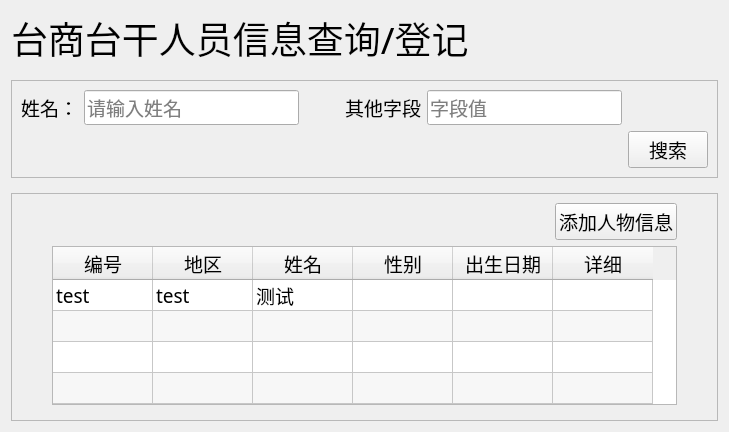
<?xml version="1.0" encoding="UTF-8"?>
<ui version="4.0">
 <class>Form</class>
 <widget class="QWidget" name="Form">
  <property name="geometry">
   <rect>
    <x>0</x>
    <y>0</y>
    <width>729</width>
    <height>432</height>
   </rect>
  </property>
  <property name="font">
   <font>
    <family>黑体</family>
    <pointsize>14</pointsize>
   </font>
  </property>
  <property name="windowTitle">
   <string>Form</string>
  </property>
  <layout class="QVBoxLayout" name="verticalLayout">
   <property name="spacing">
    <number>15</number>
   </property>
   <item>
    <widget class="QLabel" name="label">
     <property name="font">
      <font>
       <family>黑体</family>
       <pointsize>28</pointsize>
      </font>
     </property>
     <property name="text">
      <string>台商台干人员信息查询/登记</string>
     </property>
    </widget>
   </item>
   <item>
    <widget class="QFrame" name="frame">
     <property name="font">
      <font>
       <family>黑体</family>
       <pointsize>14</pointsize>
      </font>
     </property>
     <property name="frameShape">
      <enum>QFrame::StyledPanel</enum>
     </property>
     <layout class="QGridLayout" name="gridLayout">
      <item row="0" column="3">
       <spacer name="horizontalSpacer">
        <property name="orientation">
         <enum>Qt::Horizontal</enum>
        </property>
        <property name="sizeType">
         <enum>QSizePolicy::Fixed</enum>
        </property>
        <property name="sizeHint" stdset="0">
         <size>
          <width>40</width>
          <height>20</height>
         </size>
        </property>
       </spacer>
      </item>
      <item row="1" column="6">
       <widget class="QPushButton" name="button_search">
        <property name="cursor">
         <cursorShape>PointingHandCursor</cursorShape>
        </property>
        <property name="text">
         <string>搜索</string>
        </property>
       </widget>
      </item>
      <item row="0" column="4">
       <layout class="QHBoxLayout" name="horizontalLayout_2">
        <item>
         <widget class="QLabel" name="label_3">
          <property name="text">
           <string>其他字段</string>
          </property>
         </widget>
        </item>
        <item>
         <widget class="QLineEdit" name="lineEdit_2">
          <property name="placeholderText">
           <string>字段值</string>
          </property>
         </widget>
        </item>
       </layout>
      </item>
      <item row="0" column="0">
       <layout class="QHBoxLayout" name="horizontalLayout_3">
        <item>
         <widget class="QLabel" name="label_2">
          <property name="text">
           <string>姓名：</string>
          </property>
         </widget>
        </item>
        <item>
         <widget class="QLineEdit" name="lineEdit">
          <property name="placeholderText">
           <string>请输入姓名</string>
          </property>
         </widget>
        </item>
       </layout>
      </item>
     </layout>
    </widget>
   </item>
   <item>
    <widget class="QFrame" name="frame_2">
     <property name="frameShape">
      <enum>QFrame::StyledPanel</enum>
     </property>
     <layout class="QVBoxLayout" name="verticalLayout_2">
      <property name="leftMargin">
       <number>40</number>
      </property>
      <property name="rightMargin">
       <number>40</number>
      </property>
      <item>
       <layout class="QHBoxLayout" name="horizontalLayout">
        <item>
         <spacer name="horizontalSpacer_2">
          <property name="orientation">
           <enum>Qt::Horizontal</enum>
          </property>
          <property name="sizeHint" stdset="0">
           <size>
            <width>40</width>
            <height>20</height>
           </size>
          </property>
         </spacer>
        </item>
        <item>
         <widget class="QPushButton" name="button_add">
          <property name="font">
           <font>
            <family>黑体</family>
            <pointsize>14</pointsize>
           </font>
          </property>
          <property name="cursor">
           <cursorShape>PointingHandCursor</cursorShape>
          </property>
          <property name="text">
           <string>添加人物信息</string>
          </property>
         </widget>
        </item>
       </layout>
      </item>
      <item>
       <widget class="QTableWidget" name="tableWidget">
        <property name="minimumSize">
         <size>
          <width>601</width>
          <height>0</height>
         </size>
        </property>
        <property name="font">
         <font>
          <family>黑体</family>
          <pointsize>14</pointsize>
         </font>
        </property>
        <property name="verticalScrollBarPolicy">
         <enum>Qt::ScrollBarAlwaysOff</enum>
        </property>
        <property name="horizontalScrollBarPolicy">
         <enum>Qt::ScrollBarAlwaysOff</enum>
        </property>
        <property name="alternatingRowColors">
         <bool>true</bool>
        </property>
        <property name="rowCount">
         <number>10</number>
        </property>
        <property name="columnCount">
         <number>6</number>
        </property>
        <attribute name="verticalHeaderVisible">
         <bool>false</bool>
        </attribute>
        <row/>
        <row/>
        <row/>
        <row/>
        <row/>
        <row/>
        <row/>
        <row/>
        <row/>
        <row/>
        <column>
         <property name="text">
          <string>编号</string>
         </property>
        </column>
        <column>
         <property name="text">
          <string>地区</string>
         </property>
        </column>
        <column>
         <property name="text">
          <string>姓名</string>
         </property>
        </column>
        <column>
         <property name="text">
          <string>性别</string>
         </property>
        </column>
        <column>
         <property name="text">
          <string>出生日期</string>
         </property>
        </column>
        <column>
         <property name="text">
          <string>详细</string>
         </property>
        </column>
        <item row="0" column="0">
         <property name="text">
          <string>test</string>
         </property>
        </item>
        <item row="0" column="1">
         <property name="text">
          <string>test</string>
         </property>
        </item>
        <item row="0" column="2">
         <property name="text">
          <string>测试</string>
         </property>
        </item>
       </widget>
      </item>
      <item>
       <widget class="PageController" name="page_controller" native="true"/>
      </item>
     </layout>
    </widget>
   </item>
  </layout>
 </widget>
 <customwidgets>
  <customwidget>
   <class>PageController</class>
   <extends>QWidget</extends>
   <header location="global">ui.page_elements.PageController</header>
   <container>1</container>
  </customwidget>
 </customwidgets>
 <resources/>
 <connections/>
</ui>
